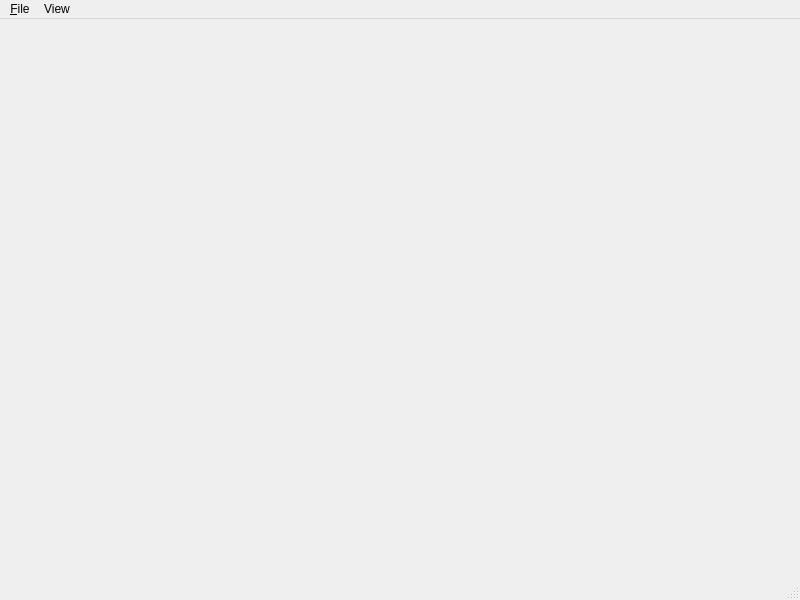
<?xml version="1.0" encoding="UTF-8"?>
<ui version="4.0">
 <class>fso::fred::MainWindow</class>
 <widget class="QMainWindow" name="fso::fred::MainWindow">
  <property name="geometry">
   <rect>
    <x>0</x>
    <y>0</y>
    <width>800</width>
    <height>600</height>
   </rect>
  </property>
  <property name="windowTitle">
   <string>MainWindow</string>
  </property>
  <widget class="fso::fred::RenderWidget" name="centralwidget"/>
  <widget class="QMenuBar" name="menubar">
   <property name="geometry">
    <rect>
     <x>0</x>
     <y>0</y>
     <width>800</width>
     <height>20</height>
    </rect>
   </property>
   <widget class="QMenu" name="menu_File">
    <property name="title">
     <string>&amp;File</string>
    </property>
    <addaction name="action_Load"/>
   </widget>
   <widget class="QMenu" name="menuView">
    <property name="title">
     <string>View</string>
    </property>
    <addaction name="actionShow_Stars"/>
    <addaction name="actionShow_Horizon"/>
    <addaction name="actionShow_Grid"/>
    <addaction name="actionShow_Distances"/>
    <addaction name="actionShow_Coordinates"/>
    <addaction name="actionShow_Outlines"/>
   </widget>
   <addaction name="menu_File"/>
   <addaction name="menuView"/>
  </widget>
  <widget class="QStatusBar" name="statusbar"/>
  <action name="action_Load">
   <property name="text">
    <string>&amp;Load...</string>
   </property>
  </action>
  <action name="actionShow_Stars">
   <property name="checkable">
    <bool>true</bool>
   </property>
   <property name="checked">
    <bool>true</bool>
   </property>
   <property name="text">
    <string>Show Stars</string>
   </property>
  </action>
  <action name="actionShow_Horizon">
   <property name="checkable">
    <bool>true</bool>
   </property>
   <property name="text">
    <string>Show Horizon</string>
   </property>
  </action>
  <action name="actionShow_Grid">
   <property name="checkable">
    <bool>true</bool>
   </property>
   <property name="checked">
    <bool>true</bool>
   </property>
   <property name="text">
    <string>Show Grid</string>
   </property>
  </action>
  <action name="actionShow_Distances">
   <property name="checkable">
    <bool>true</bool>
   </property>
   <property name="checked">
    <bool>true</bool>
   </property>
   <property name="text">
    <string>Show Distances</string>
   </property>
  </action>
  <action name="actionShow_Coordinates">
   <property name="checkable">
    <bool>true</bool>
   </property>
   <property name="text">
    <string>Show Coordinates</string>
   </property>
  </action>
  <action name="actionShow_Outlines">
   <property name="checkable">
    <bool>true</bool>
   </property>
   <property name="text">
    <string>Show Outlines</string>
   </property>
  </action>
 </widget>
 <customwidgets>
  <customwidget>
   <class>fso::fred::RenderWidget</class>
   <extends>QWidget</extends>
   <header>renderwidget.h</header>
   <container>1</container>
  </customwidget>
 </customwidgets>
 <resources/>
 <connections>
  <connection>
   <sender>action_Load</sender>
   <signal>triggered()</signal>
   <receiver>fso::fred::MainWindow</receiver>
   <slot>loadMission()</slot>
   <hints>
    <hint type="sourcelabel">
     <x>-1</x>
     <y>-1</y>
    </hint>
    <hint type="destinationlabel">
     <x>399</x>
     <y>299</y>
    </hint>
   </hints>
  </connection>
 </connections>
 <slots>
  <slot>loadMission()</slot>
 </slots>
</ui>
